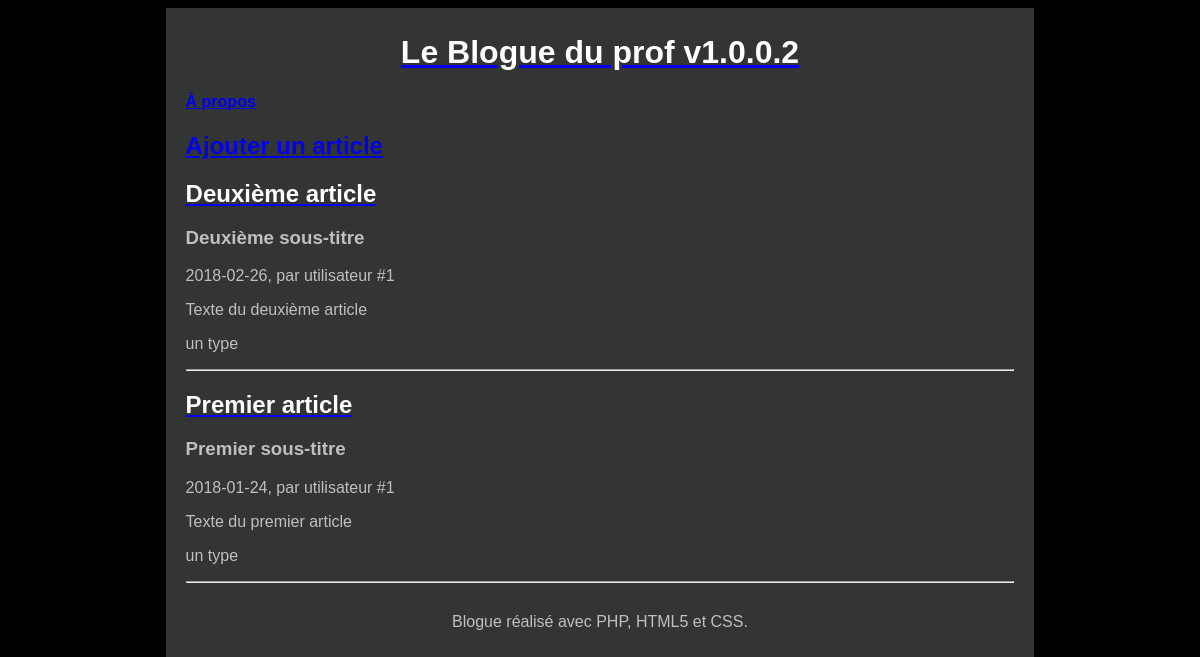
Before: / with the older database file.
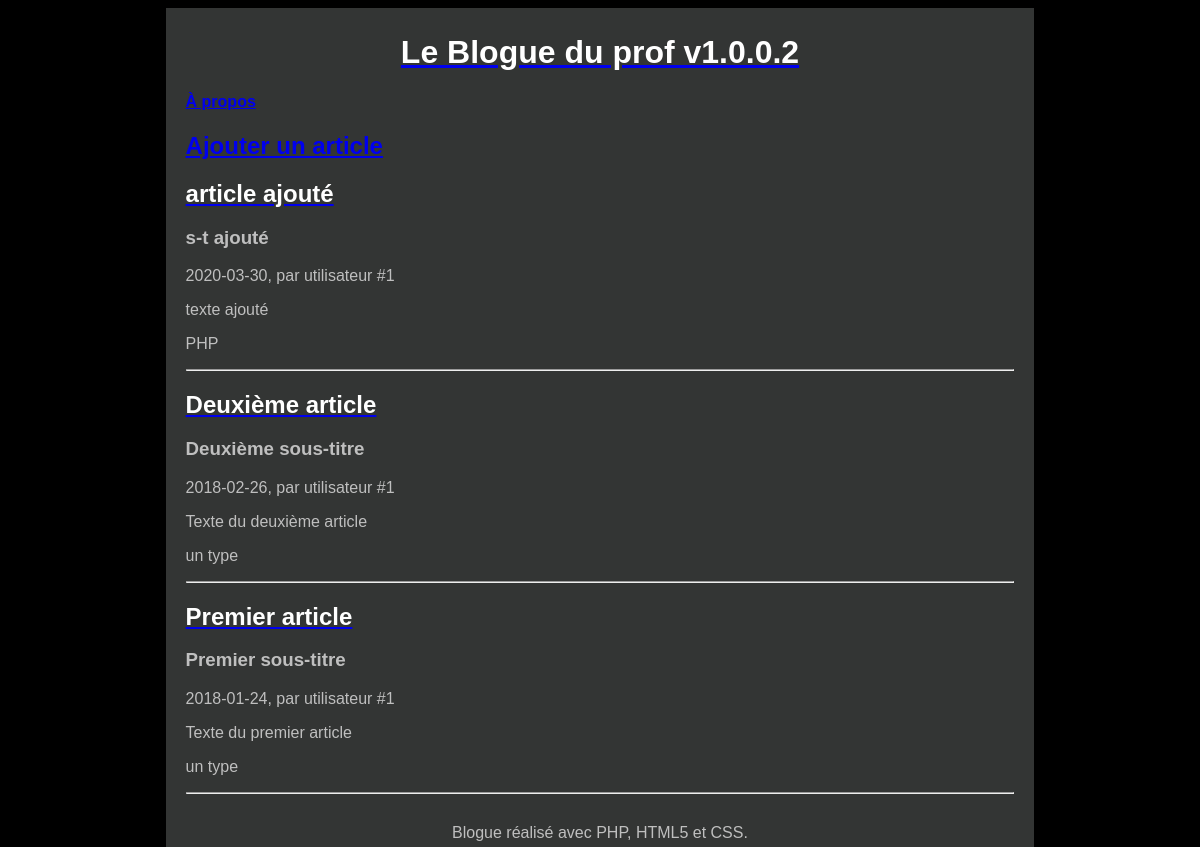
After: the same page with the newer database file.
### tables this page shows
CREATE TABLE IF NOT EXISTS `articles` (
  `id` int(11) NOT NULL,
  `titre` varchar(255) NOT NULL,
  `sous_titre` varchar(255) NOT NULL,
  `utilisateur_id` int(11) NOT NULL,
  `date` date NOT NULL,
  `texte` text NOT NULL,
  `type` varchar(255) NOT NULL
);

### Controleur/Controleur.php (called while the page is built, shortened)
<?php
require 'Modele/Modele.php';
function accueil() {
    $articles = getArticles();
    require 'Vue/vueAccueil.php';
}

### Modele/Modele.php (called while the page is built, shortened)
<?php
function getBdd() {
    $bdd = new PDO('mysql:host=localhost;dbname=Blogue-vers-MVC-v1_0_0_0;charset=utf8', 'root', 'mysql', array(PDO::ATTR_ERRMODE => PDO::ERRMODE_EXCEPTION));
    return $bdd;
}
function getArticles() {
    $bdd = getBdd();
    $articles = $bdd->query('select * from articles'
            . ' order by ID desc');
    return $articles;
}

### Vue/vueAccueil.php (the view, shortened to what this page needs)
<a href="index.php?action=apropos">
    <h4>À propos</h4>
</a>
<a href="index.php?action=nouvelArticle">
    <h2 class="titreArticle">Ajouter un article</h2>
</a>
<?php foreach ($articles as $article):
    ?>
    <article>
        <header>
            <a href="<?= "index.php?action=article&id=" . $article['id'] ?>">
                <h1 class="titreArticle"><?= $article['titre'] ?></h1>
            </a>
            <h3 class=""><?= $article['sous_titre'] ?></h3>
            <time><?= $article['date'] ?></time>, par utilisateur #<?= $article['utilisateur_id'] ?>
        </header>
        <p><?= $article['texte'] ?></p>
        <p><?= $article['type'] ?></p>
    </article>
    <hr />
<?php endforeach; ?>
<?php $contenu = ob_get_clean(); ?>
<?php require 'Vue/gabarit.php'; ?>

### index.php
<?php
require 'Controleur/Controleur.php';
try {
    if (isset($_GET['action'])) {
        if ($_GET['action'] == 'apropos') {
            apropos();
        } else
        if ($_GET['action'] == 'article') {
            if (isset($_GET['id'])) {
                $id = intval($_GET['id']);
                if ($id != 0) {
                    $erreur = isset($_GET['erreur']) ? $_GET['erreur'] : '';
                    article($id, $erreur);
                } else
                    throw new Exception("Identifiant d'article incorrect");
            } else
                throw new Exception("Aucun identifiant d'article");
        } else if ($_GET['action'] == 'commentaire') {
            if (isset($_POST['article_id'])) {
                $id = intval($_POST['article_id']);
                if ($id != 0) {
                    $article = getArticle($id);
                    $commentaire = $_POST;
                    $commentaire['prive'] = (isset($_POST['prive'])) ? 1 : 0;
                    commentaire($commentaire);
                } else
                    throw new Exception("Identifiant d'article incorrect");
            } else
                throw new Exception("Aucun identifiant d'article");
        } else if ($_GET['action'] == 'confirmer') {
            if (isset($_GET['id'])) {
                $id = intval($_GET['id']);
                if ($id != 0) {
                    confirmer($id);
                } else
                    throw new Exception("Identifiant de commentaire incorrect");
            } else
                throw new Exception("Aucun identifiant de commentaire");
        } else if ($_GET['action'] == 'supprimer') {
            if (isset($_POST['id'])) {
                $id = intval($_POST['id']);
                if ($id != 0) {
                    supprimer($id);
                } else
                    throw new Exception("Identifiant de commentaire incorrect");
            } else
                throw new Exception("Aucun identifiant de commentaire");
        } else if ($_GET['action'] == 'nouvelArticle') {
            nouvelArticle();
        } else if ($_GET['action'] == 'ajouter') {
            $article = $_POST;
            ajouter($article);
        } else if ($_GET['action'] == 'quelsTypes') {
            quelsTypes($_GET['term']);
        } else {
            throw new Exception("Action non valide");
        }
    } else {
        accueil();
    }
} catch (Exception $e) {
    erreur($e->getMessage());
}

### Vue/gabarit.php (shortened to what this page needs)
<!doctype html>
<html lang="fr">
    <head>
        <link rel="stylesheet" href="Contenu/css/style.css" />
        <link rel="stylesheet" href="https://ajax.googleapis.com/ajax/libs/jqueryui/1.10.1/themes/base/minified/jquery-ui.min.css" type="text/css" />
    </head>
    <body>
        <div id="global">
            <header>
                <a href="index.php"><h1 id="titreBlog">Le Blogue du prof v1.0.0.2</h1></a>
            </header>
            <div id="contenu">
                <?= $contenu ?>
            </div>
            <footer id="piedBlog">
                Blogue réalisé avec PHP, HTML5 et CSS.
            </footer>
        </div>
    </body>
</html>

### Contenu/css/style.css (style rules this page uses)
html, body { height: 100%; }
body { color: #bfbfbf; background: black; font-family: 'Futura-Medium', 'Futura', 'Trebuchet MS', sans-serif; }
h1 { color: white; }
.titreArticle { margin-bottom : 0px; }
#global { min-height: 100%; background: #333534; width: 70%; margin: auto; text-align: justify; padding: 5px 20px; }
#contenu { margin-bottom : 30px; }
#titreBlog, #piedBlog { text-align: center; }

Changed rows visible on the page:
added articles: titre "article ajouté", sous_titre "s-t ajouté", date "2020-03-30", utilisateur "1", texte "texte ajouté", type "PHP"
